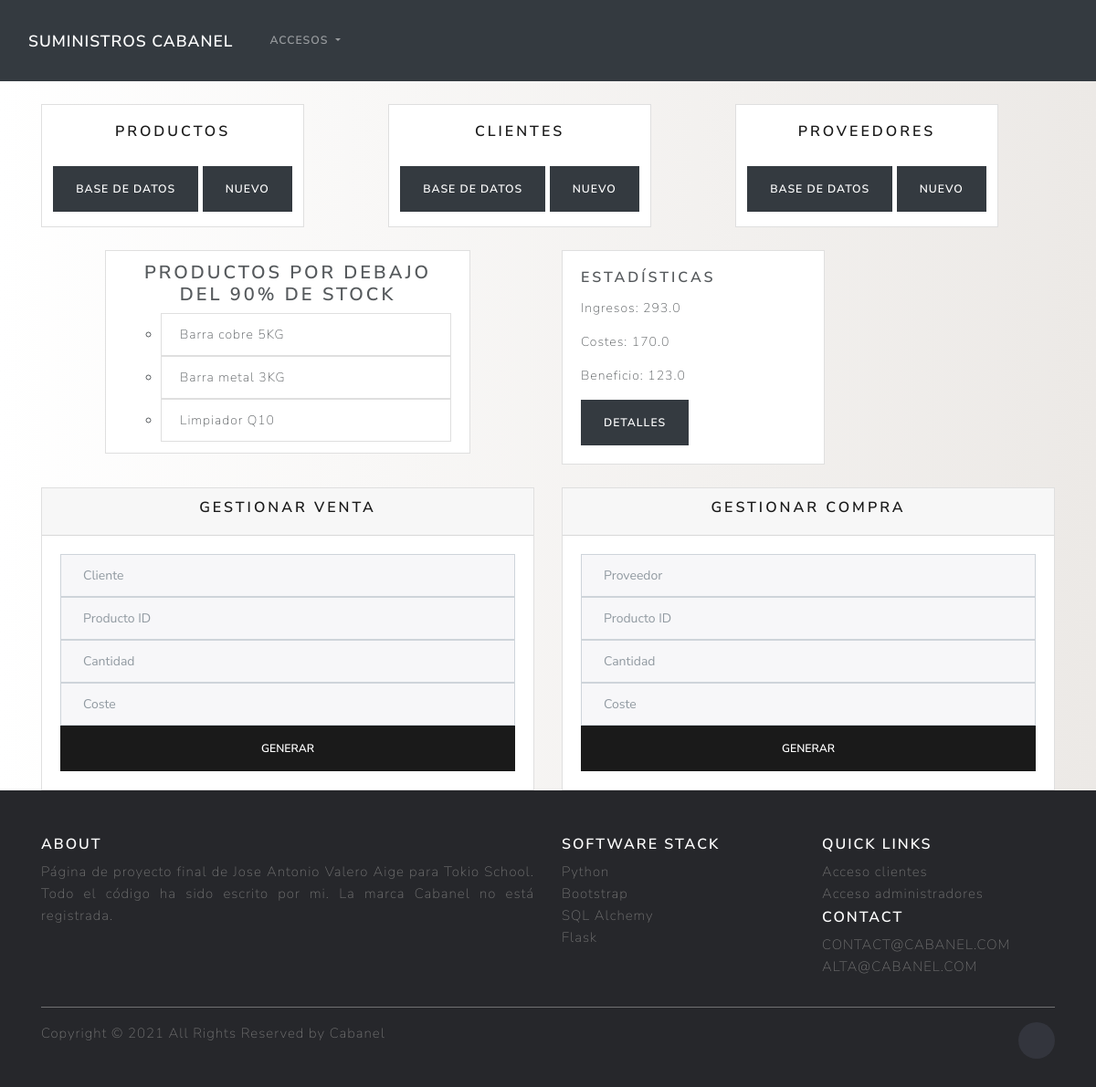
/administradores, run on the app's committed database.
### models.py (models this page shows, shortened)
class Producto(db.Base):
    __tablename__ = "productos"
    id = Column(Integer, primary_key=True) # Identificador único de cada producto (autogenerado
    proveedor = Column('proveedorID', Integer, ForeignKey("proveedores.id"), nullable=False)
    nombreProd = Column(String(200), nullable=False) # Nombre del producto
    fechaFabricacion = Column(String(200)) # Cuando fue fabricado el producto
    descripcion = Column(String(200)) #Pequeña descripción del producto
    stock = Column(Integer) #Numero de unidades en almacén
    lugar = Column(String) #En que lugar del almacén se encuentra
    precioCompra = Column(Float)  #Precio al que lo compramos
    precioVenta = Column(Float) #Precio al que lo vendemos ( sin IVA )
    stockMax = Column(String(200)) #Stock maximo que queremos tener en el almacén

### main.py (the view)
@app.route('/administradores')
@basic_auth.required #Fuerza a pedir el usuario y contraseña para acceder
def accesoAdministradores():
    todosLosProductos = db.session.query(Producto).all() #Devuelve un listado con todos los productos
    todosLosClientes = db.session.query(Cliente).all() #Devuelve un listado con todos los clientes
    todosLosProveedores = db.session.query(Proveedor).all()#Devuelve un listado con todos los proveedores
    listaProd = db.session.query(Producto.nombreProd).all() #Listado con todos los nombres de producto
    listaStock = db.session.query(Producto.stock).all() #Listado con todo el stock de productos
    listaStockMax = db.session.query(Producto.stockMax).all() #Listado con todo el stock maximo de productos
    listaPedidos = [] #En esta lista se almacena los epdidos que hay que hacer
    todasLasVentas = db.session.query(Ventas).all() #Listado con todas las ventas
    ingresosTotales = 0 #Inicialización de ingresos, donde se guardará el total de ingresos devuelto
    todosLosCostes = db.session.query(Pedido).all() #Listado con todos los pedidos
    costesTotales = 0 #Inicialización de costes, donde se guardará el total de costes devuelto
    for venta in todasLasVentas: #Recorre todas las ventas y hace un sumatorio de las mismas
        ingresosTotales += venta.coste
    for coste in todosLosCostes: #Recorre todas las compras y hace un sumatorio de las mismas
        costesTotales += coste.coste
    listaBalance = [costesTotales, ingresosTotales] #Diccionario con las ventas, compras y diferencia para sacar las estadisticas
    dicBalance = {
        "costesTotales": costesTotales,
        "ingresosTotales": ingresosTotales,
        "beneficio": ingresosTotales - costesTotales
    }
    for x in range(len(listaProd)): #Recorremos todos los productos
        if (int(listaStock[x][0]) / int(listaStockMax[x][0])) < 0.9: #Si el stock es menor del 90%
            listaPedidos.append(listaProd[x][0]) # Añadimos el producto a la lista que devolveremos en return
    return render_template('accesoAdministradores.html', listaDeProductos=todosLosProductos,
                           listaDeClientes=todosLosClientes, listaDeProveedores=todosLosProveedores,
                           listaDePedidos=listaPedidos, dicBalance=dicBalance)

### templates/accesoAdministradores.html (shortened to what this page needs)
<!DOCTYPE html>
<html lang="en">
<head>
    <link rel="stylesheet" href="{{ url_for('static', filename='main.css') }}">
    <link rel="stylesheet" href="https://cdn.jsdelivr.net/npm/bootswatch@4.5.2/dist/lux/bootstrap.min.css"
>
</head>
<body>
<nav class="navbar navbar-expand-lg navbar-dark bg-dark">
    <div class="container-fluid">
        <a class="navbar-brand" href="/">Suministros Cabanel</a>
        <div class="collapse navbar-collapse" id="navbarNavDarkDropdown">
            <ul class="navbar-nav">
                <li class="nav-item dropdown">
                    <a class="nav-link dropdown-toggle" href="#" id="navbarDarkDropdownMenuLink" role="button"
                       data-bs-toggle="dropdown" aria-expanded="false">
                        Accesos
                    </a>
                </li>
            </ul>
        </div>
    </div>
</nav>
<div class="container">
    <div class="row " style="margin-top: 25px" >
        <div class="col-sm">
            <div class="card" style="width: 18rem;">
                <div class="card-body">
                    <h5 class="card-productos" style="text-align:center;">Productos</h5>
                </div>
                <div class=" d-grid gap-2 d-md-block" style="margin: auto; ">
                    <a href="/listaProductos" class="btn btn-dark">Base de datos </a>
                    <a href="/addDatos" class="btn btn-dark">Nuevo </a>
                </div>
            </div>
        </div>
        <div class="col-sm">
            <div class="card" style="width: 18rem;">
                <div class="card-body">
                    <h5 class="card-clientes" style="text-align:center;">Clientes</h5>
                </div>
                <div class=" d-grid gap-2 d-md-block" style="margin: auto; ">
                    <a href="/listaClientes" class="btn btn-dark">Base de datos</a>
                    <a href="/addDatos" class="btn btn-dark">Nuevo </a>
                </div>
            </div>
        </div>
        <div class="col-sm">
            <div class="card" style="width: 18rem;">
                <div class="card-body">
                    <h5 class="card-proveedores" style="text-align:center;">Proveedores</h5>
                </div>
                <div class=" d-grid gap-2 d-md-block" style="margin: auto; ">
                    <a href="/listaProveedores" class="btn btn-dark">Base de datos</a>
                    <a href="/addDatos" class="btn btn-dark">Nuevo </a>
                </div>
            </div>
        </div>
    </div>
    <div class="row">
        <div class="col-sm-6 " style="margin-top: 25px" >
            <div class="mx-auto" style="width: 400px;">
                <ul class="list-group list-group-horizontal">
                    <li class="list-group-item">
                        <h4 align="center">Productos por debajo del 90% de stock </h4>
                        <ul>
                            {% for producto in listaDePedidos %}
                            <li>
                                <ul class="list-group list-group-horizontal ">
                                    <li class="list-group-item flex-fill">
                                        {{producto}}
                                    </li>
                                </ul>
                            </li>
                            {% endfor %}
                        </ul>
                    </li>
                </ul>
            </div>
        </div>
        <div class="col-sm-6 " style="margin-top: 25px " >
            <div class="card" style="width: 18rem;">
                <div class="card-body">
                    <h5 class="card-title">Estadísticas</h5>
                    <p class="card-text">Ingresos: {{dicBalance["ingresosTotales"]}}</p>
                    <p class="card-text">Costes: {{dicBalance["costesTotales"]}}</p>
                    <p class="card-text">Beneficio: {{dicBalance["beneficio"]}}</p>
                    <a href="/detallesFacturacion" class="btn btn-dark" > Detalles </a>
                </div>
            </div>
        </div>
    </div>
    <div class="row">
        <div class="col-sm-6 " style="margin-top: 25px " >
            <div class="card text-center">
                <div class="card-header">
                    <h5> Gestionar venta </h5>
                </div>
                <div class="card-body ">
                    <form action="/crearVenta" method="post">
                        <input type="text"  class="form-control" name="cliente" placeholder="Cliente">
                        <input type="text"  class="form-control" name="producto" placeholder="Producto ID">
                        <input type="text"  class="form-control" name="cantidad" placeholder="Cantidad">
                        <input type="text"  class="form-control" name="coste" placeholder="Coste">
                        <button type="submit" class ="btn btn-primary btn-block">
                            Generar
                        </button>
                    </form>
                </div>
            </div>
        </div>
        <div class="col-sm-6 " style="margin-top: 25px" >
            <div class="card text-center">
                <div class="card-header">
                    <h5> Gestionar compra </h5>
                </div>
                <div class="card-body ">
                    <form action="/crearPedido" method="post">
                        <input type="text"  class="form-control" name="proveedor" placeholder="Proveedor">
                        <input type="text"  class="form-control" name="producto" placeholder="Producto ID">
                        <input type="text"  class="form-control" name="cantidad" placeholder="Cantidad">
                        <input type="text"  class="form-control" name="coste" placeholder="Coste">
                        <button type="submit" class ="btn btn-primary btn-block">
                            Generar
                        </button>
                    </form>
                </div>
            </div>
        </div>
    </div>
</div>
<footer class="site-footer">
    <div class="container">
        <div class="row">
            <div class="col-sm-12 col-md-6">
                <h6>About</h6>
                <p class="text-justify">Página de proyecto final de Jose Antonio Valero Aige para Tokio School. Todo el código ha sido escrito por mi. La marca Cabanel no está registrada. </p>
            </div>
            <div class="col-xs-6 col-md-3">
                <h6>Software Stack</h6>
                <ul class="footer-links">
                    <li><a href="https://www.python.org/">Python</a></li>
                    <li><a href="https://getbootstrap.com/">Bootstrap</a></li>
                    <li><a href="https://www.sqlalchemy.org/">SQL Alchemy</a></li>
                    <li><a href="https://flask.palletsprojects.com/en/2.0.x/">Flask</a></li>
                </ul>
            </div>
            <div class="col-xs-6 col-md-3">
                <h6>Quick Links</h6>
                <ul class="footer-links">
                    <li><a href="/clientes">Acceso clientes</a></li>
                    <li><a href="/administradores">Acceso administradores</a></li><h6>Contact</h6>
                    <li>CONTACT@CABANEL.COM</li>
                    <li>ALTA@CABANEL.COM</li>
                </ul>
            </div>
        </div>
        <hr>
    </div>
    <div class="container">
        <div class="row">
            <div class="col-md-8 col-sm-6 col-xs-12">
                <p class="copyright-text">Copyright &copy; 2021 All Rights Reserved by Cabanel
                </p>
            </div>
            <div class="col-md-4 col-sm-6 col-xs-12">
                <ul class="social-icons">
                    <li><a class="linkedin" href="https://www.linkedin.com/in/jose-antonio-valero-aige-2531731b3/"></a></li>
                </ul>
            </div>
        </div>
    </div>
</footer>
</body>
</html>

### static/main.css (style rules this page uses)
body { background:background: #ECE9E6; background: -webkit-linear-gradient(to right, #FFFFFF, #ECE9E6); background: linear-gradient(to right, #FFFFFF, #ECE9E6); ; }
.site-footer { background-color:#26272b; padding:45px 0 20px; font-size:15px; line-height:24px; color:#737373; }
.site-footer hr { border-top-color:#bbb; opacity:0.5 }
.site-footer h6 { color:#fff; font-size:16px; text-transform:uppercase; margin-top:5px; letter-spacing:2px }
.site-footer a { color:#737373; }
.footer-links { padding-left:0; list-style:none }
.footer-links li { display:block }
.footer-links a { color:#737373 }
.site-footer .social-icons { text-align:right }
.site-footer .social-icons a { width:40px; height:40px; line-height:40px; margin-left:6px; margin-right:0; border-radius:100%; background-color:#33353d }
.copyright-text { margin:0 }
.social-icons { padding-left:0; margin-bottom:0; list-style:none }
.social-icons li { display:inline-block; margin-bottom:4px }
.social-icons a { background-color:#eceeef; color:#818a91; font-size:16px; display:inline-block; line-height:44px; width:44px; height:44px; text-align:center; margin-right:8px; border-radius:100%; -webkit-transition:all .2s linear; -o-transition:all .2s linear; transition:all .2s linear }

### data on the page
Producto: nombreProd "Barra cobre 5KG"
Producto: nombreProd "Barra metal 3KG"
Producto: nombreProd "Limpiador Q10"

### other printed values
{{ dicBalance["ingresosTotales"] }} "293.0"
{{ dicBalance["costesTotales"] }} "170.0"
{{ dicBalance["beneficio"] }} "123.0"
